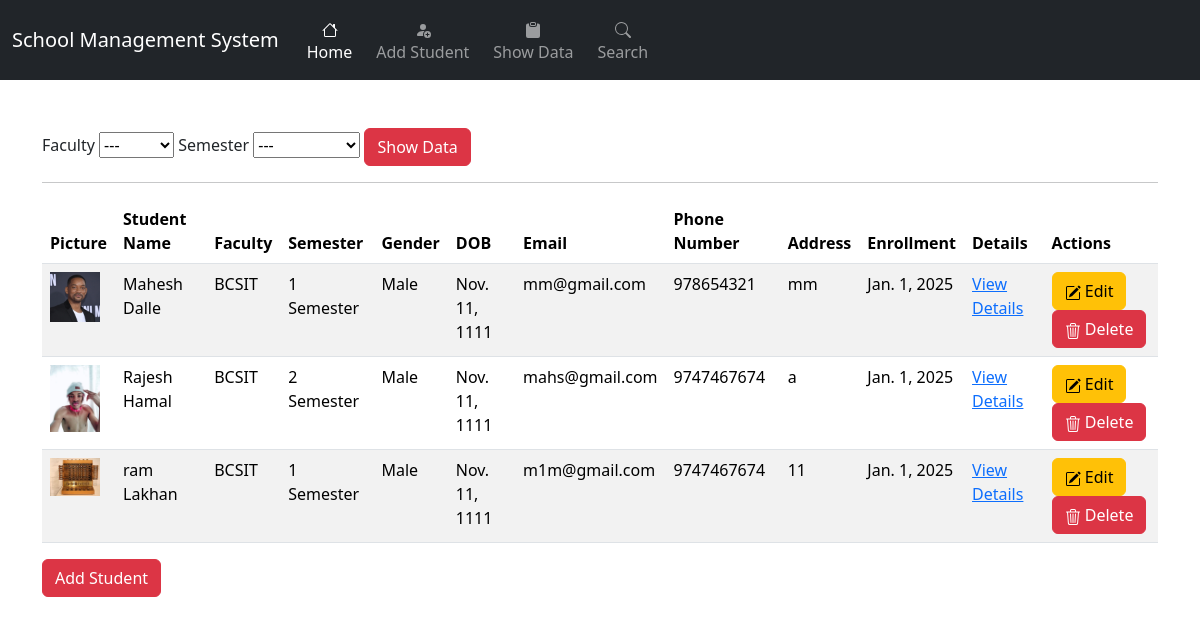
The page /show_data on the database its author committed.
### students/models.py (models this page shows, shortened)
class Student(models.Model):
    first_name: str = models.CharField(max_length=100)
    last_name: str = models.CharField(max_length=100)
    roll_number: str = models.IntegerField()
    GENDER_CHOICES = [
        ('M', 'Male'),
        ('F', 'Female'),
        ('O', 'Other')
    ]
    gender: str = models.CharField(max_length=1, choices=GENDER_CHOICES)
    date_of_birth: models.DateField = models.DateField()
    email: str = models.EmailField(unique=True)
    phone_number: str = models.CharField(max_length=15)
    address: str = models.TextField()
    enrollment_date: models.DateField = models.DateField(auto_now_add=True)
    is_active: bool = models.BooleanField(default=True)
    parent_name: str = models.CharField(max_length=100)
    parent_phone: str = models.CharField(max_length=15)
    blood_group: str = models.CharField(max_length=5)
    faculty: str = models.ForeignKey(FacultyModel,on_delete=models.SET_NULL,null=True,blank=True,related_name="students")
    semester: str = models.ForeignKey(SemesterModel,on_delete=models.SET_NULL,null=True,blank=True,related_name="students")
    photo= models.ImageField(upload_to='student_photos/', blank=True, null=True, editable=True)
    class Meta:
        ordering = ['last_name', 'first_name']

class FacultyModel(models.Model):
    faculty:str=models.CharField(max_length=100)
    def __str__(self)->str:
        return self.faculty

class SemesterModel(models.Model):
    numb = models.CharField(max_length=10,  unique=True)
    faculty:str=models.ForeignKey(FacultyModel,on_delete=models.CASCADE,related_name='semester', default=1)
    def __str__(self):
        return self.numb

### students/views.py (the view, shortened to what this page needs)
# urls.py: path('show_data',show_data,name='show_data'),
def show_data(request: HttpRequest) -> HttpResponse:
    semesters = SemesterModel.objects.all()
    faculties = FacultyModel.objects.all()
    students = Student.objects.all()
    return render(request, 'show_data.html', {'semesters': semesters, 'faculties': faculties, 'students': students})

### students/templates/show_data.html (shortened to what this page needs)
{% extends 'base.html' %}
{% block content %}
<div class="container mt-5">
    <form method="post">
        <label for="faculty">Faculty</label>
        <select id="faculty" name="faculty" required>
            <option value="" selected disabled hidden>---</option>
        </select>
        <label for="semester">Semester</label>
        <select id="semester" name="semester" required>
            <option value="" selected disabled hidden>---</option>
        </select>
        <button type="submit" class="btn btn-danger">Show Data</button>
    </form>
    <hr>
    {% if students %}
    <table class="table table-striped">
        <thead>
            <tr>
                <th>Picture</th>
                <th>Student Name</th>
                <th>Faculty</th>
                <th>Semester</th>
                <th>Gender</th>
                <th>DOB</th>
                <th>Email</th>
                <th>Phone Number</th>
                <th>Address</th>
                <th>Enrollment</th>
                <th>Details</th>
                <th>Actions</th>
            </tr>
        </thead>
    <tbody>
        {% load static %}
        {% for student in students %}
        <tr>
            <td>
                {% if student.photo %}
                <img src="{{ student.photo.url }}" alt="{{ student.first_name }} {{ student.last_name }}" class="img-fluid" style="width: 50px; height: auto;">
                {% else %}
                <img src="{% static 'image/blank.jpg' %}" alt="Default Photo" class="img-fluid" style="width: 50px; height: auto;">
                {% endif %}
            </td>
            <td>{{ student.first_name }} {{ student.last_name }}</td>
            <td>{{ student.faculty }}</td>
            <td>{{ student.semester }}</td>
            <td>{{ student.get_gender_display }}</td>
            <td>{{ student.date_of_birth }}</td>
            <td>{{ student.email }}</td>
            <td>{{ student.phone_number }}</td>
            <td>{{ student.address }}</td>
            <td>{{ student.enrollment_date }}</td>
            <td><a href="{% url 'detail' student.id %}">View Details</a></td>
            <td>
                <span>
                    <a class="btn btn-warning" href="{% url 'edit_student' student.id %}" title="Edit Student" style="margin-right: 5px;">
                         Edit
                    </a>
                </span>
                <span>
                    <a class="btn btn-danger" href="{% url 'delete_data' student.id %}" title="Delete Student" onclick="return confirm('Are you sure you want to delete this student?');">
                         Delete
                    </a>
                </span>
            </td>
        </tr>
        {% endfor %}
    </tbody>
</table>
<a class="btn btn-danger" href="{% url 'add_students' %}" role="button">Add Student</a>
    {% else %}
        <p>No students found for the selected faculty and semester.</p>
    {% endif %}
</div>
{% endblock %}

### students/static/css/style.css (style rules this page uses)
* { padding: 0; margin:0; box-sizing: border-box; }

### rows shown on the page
Student: photo (picture), first_name "Mahesh", last_name "Dalle", faculty "BCSIT", semester "1 Semester", gender "Male", date_of_birth "Nov. 11, 1111", email "mm@gmail.com", phone_number "978654321", address "mm", enrollment_date "Jan. 1, 2025"
Student: photo (picture), first_name "Rajesh", last_name "Hamal", faculty "BCSIT", semester "2 Semester", gender "Male", date_of_birth "Nov. 11, 1111", email "mahs@gmail.com", phone_number "9747467674", address "a", enrollment_date "Jan. 1, 2025"
Student: photo (picture), first_name "ram", last_name "Lakhan", faculty "BCSIT", semester "1 Semester", gender "Male", date_of_birth "Nov. 11, 1111", email "m1m@gmail.com", phone_number "9747467674", address "11", enrollment_date "Jan. 1, 2025"
